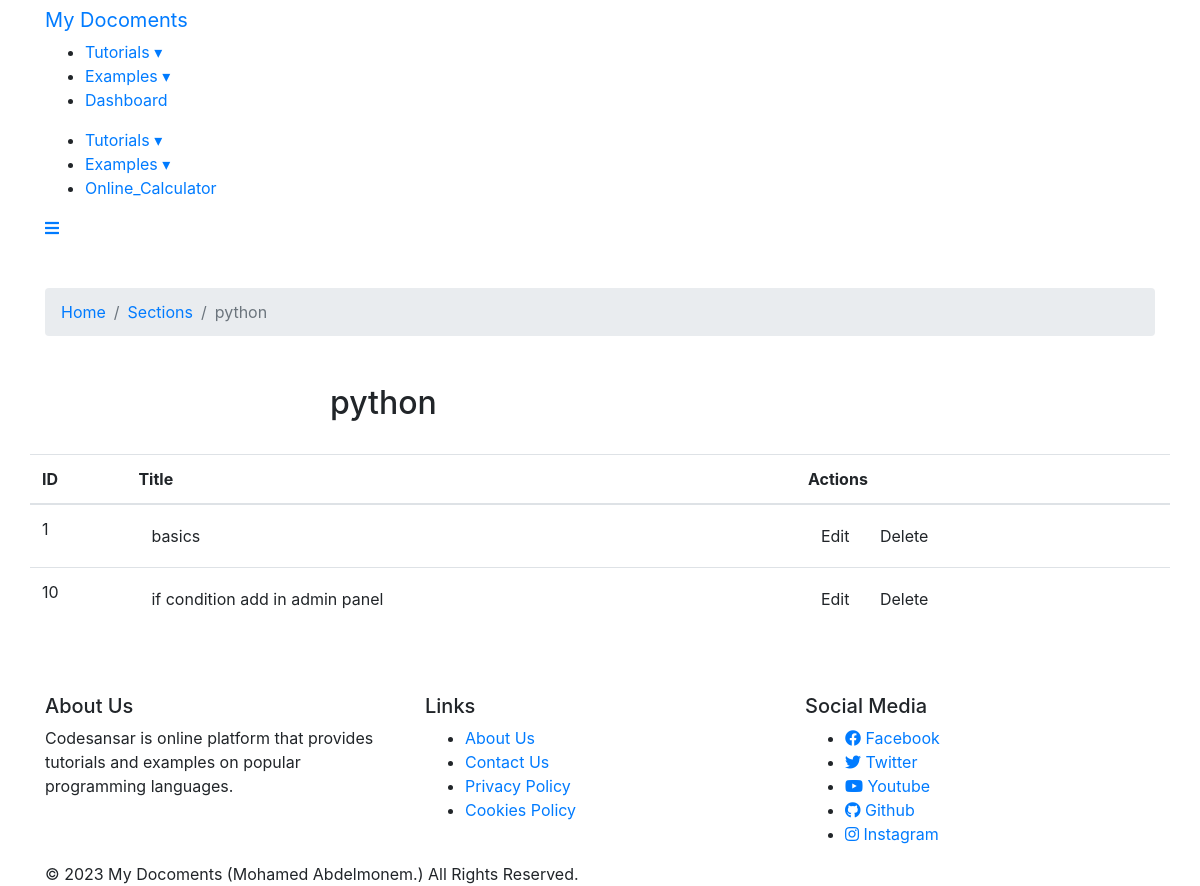
The page /dashboard/1 on the database as committed earlier.
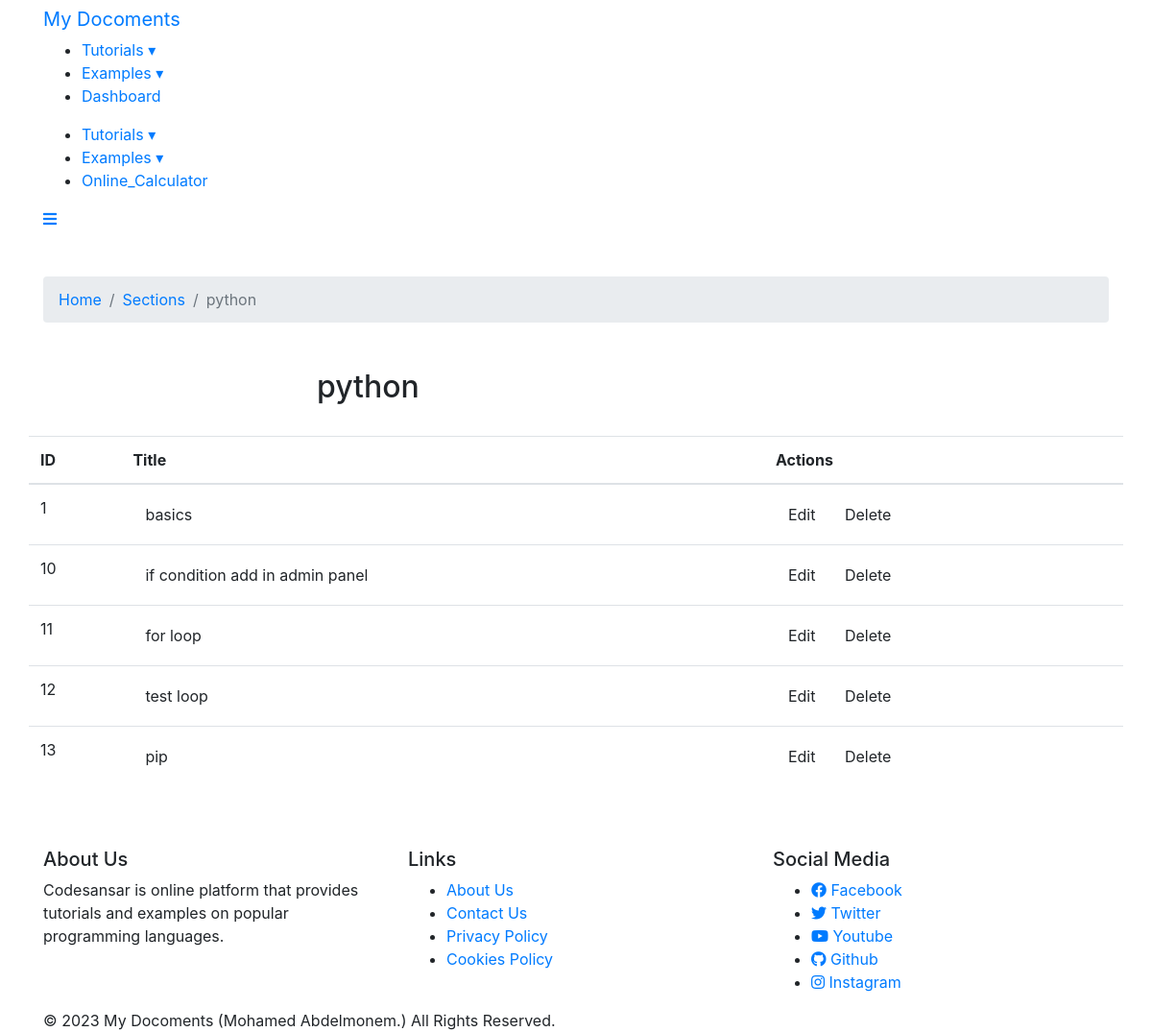
The same page on the database as committed later.
### doc_app/models.py (models this page shows, shortened)
class Subject(models.Model):
    section = models.ForeignKey(Section, on_delete=models.SET_NULL,null=True, related_name='subject_section')
    title = models.CharField(max_length=100)
    content = RichTextField(blank=True, null=True)
    author = models.ForeignKey(User, on_delete=models.SET_NULL, null= True)
    created_at = models.DateTimeField(default=timezone.now)

### doc_app/views.py (the view)
# urls.py: path('dashboard/<int:id>',Dashboard_detail , name='dashboard_detail'),
def Dashboard_detail(request, id):
    data = Section.objects.get(id=id)
    topics = Subject.objects.filter(section=data)
    return render(request, 'dashboard_detail.html', {'data':data, 'topics':topics})

### doc_app/models.py (called while the page is built)
    def __str__(self) -> str:
        return self.title

### doc_app/templates/dashboard_detail.html (shortened to what this page needs)
{% extends "base.html" %}
{% load static %}
{% block content %}
    <link rel="stylesheet" href="https://stackpath.bootstrapcdn.com/bootstrap/4.5.2/css/bootstrap.min.css">
</head>
<body>
    <div class="container my-5">
    <ol class="breadcrumb my-4">
        <li class="breadcrumb-item"><a href="/">Home</a></li>
        <li class="breadcrumb-item"><a href="{% url 'dashboard' %}">Sections</a></li>
        <li class="breadcrumb-item active" aria-current="page">{{data}}</li>
    </ol>
</div>
<div class="container mt-4">
    <div class="row">
        <div class="col-md-3">
        </div>
        <div class="col-md-9">
            <h2>{{data}}</h2>
               <br>
            </div>
            <table class="table">
                <thead>
                    <tr>
                        <th>ID</th>
                        <th>Title</th>
                        <th>Actions</th>
                    </tr>
                </thead>
                <tbody>
                    {% for topic in topics %}
                    <tr>
                        <td>{{topic.id}}</td>
                        <td><a href="#"  class="btn waves-effect waves-light" >{{topic.title}}</a>
                        </td>
                        <td>
                            <a href="{% url 'update_subject' topic.id %}"  class="btn waves-effect waves-light" >Edit</a>
                            <a href="{% url 'delete_subject' topic.id %}"  class="btn waves-effect waves-light" >Delete</a>
                        </td>
                    </tr>
                    {% endfor %}
                </tbody>
            </table>
        </div>
    </div>
{% endblock content %}

Rows that differ between the two databases and show on the page:
added Subject: id "11", title "for loop"
added Subject: id "12", title "test loop"
added Subject: id "13", title "pip"
